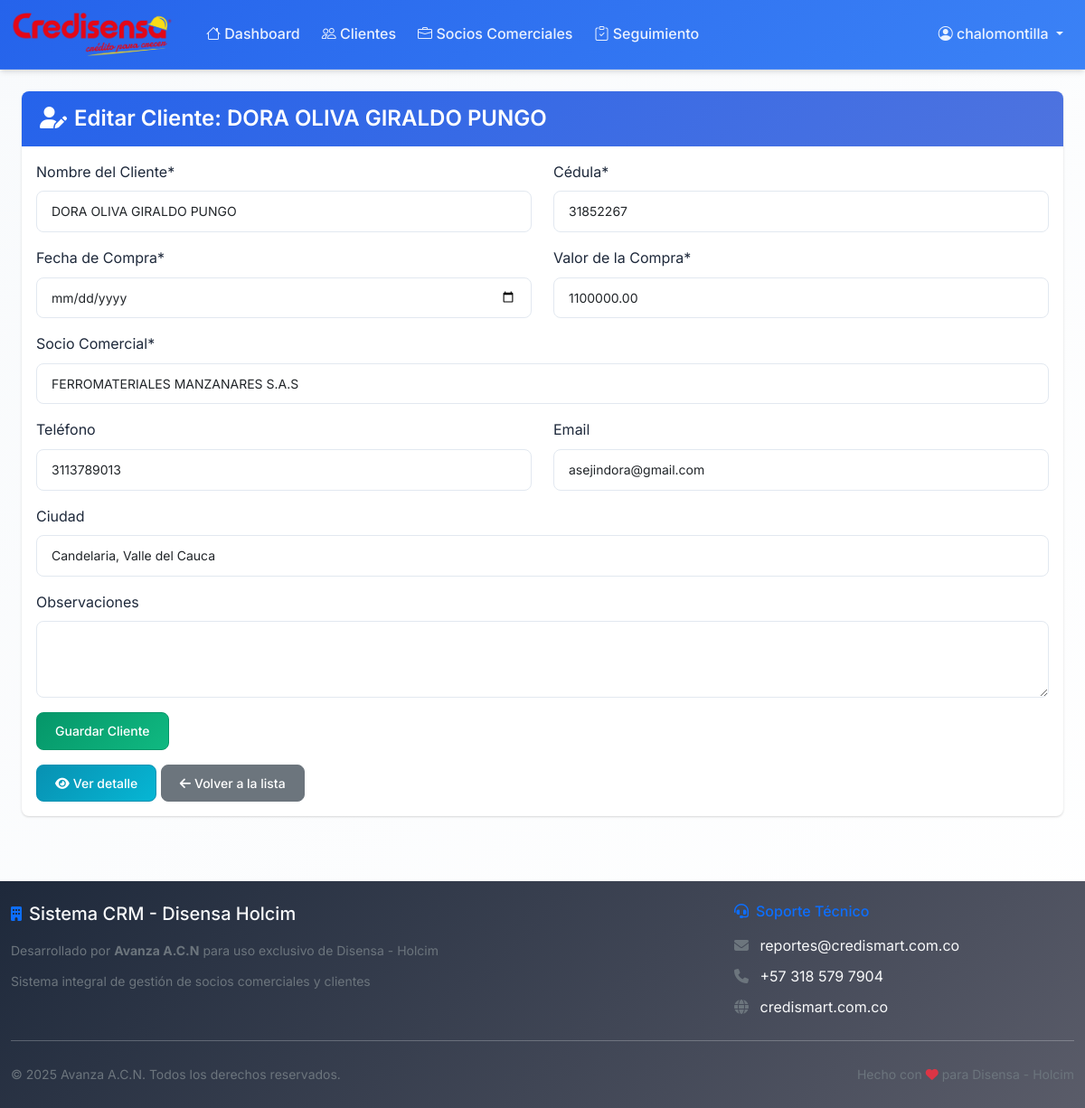
Page /clientes/5/editar/ (signed in) on the committed database.
### clientes/models.py (models this page shows, shortened)
class Cliente(models.Model):
    nombre = models.CharField(max_length=200, verbose_name="Nombre del Cliente")
    cedula = models.CharField(max_length=20, unique=True, verbose_name="Cédula")
    fecha_compra = models.DateField(verbose_name="Fecha de Compra")
    valor_compra = models.DecimalField(
        max_digits=12,
        decimal_places=2,
        validators=[MinValueValidator(Decimal('0.01'))],
        verbose_name="Valor de la Compra"
    )
    socio_comercial = models.ForeignKey(
        SocioComercial,
        on_delete=models.CASCADE,
        verbose_name="Socio Comercial",
        related_name='clientes'
    )
    telefono = models.CharField(max_length=20, verbose_name="Teléfono", blank=True)
    email = models.EmailField(verbose_name="Email", blank=True)
    ciudad = models.CharField(max_length=100, verbose_name="Ciudad", blank=True)
    observaciones = models.TextField(verbose_name="Observaciones", blank=True)
    fecha_creacion = models.DateTimeField(auto_now_add=True)
    fecha_actualizacion = models.DateTimeField(auto_now=True)
    class Meta:
        verbose_name = "Cliente"
        verbose_name_plural = "Clientes"
        ordering = ['-fecha_compra']

### socios/models.py (models this page shows, shortened)
class SocioComercial(models.Model):
    nombre = models.CharField(max_length=200, verbose_name="Nombre del Socio")
    fecha_ingreso = models.DateField(verbose_name="Fecha de Ingreso al Convenio")
    ciudad_sede = models.CharField(max_length=100, verbose_name="Ciudad de la Sede")
    documento_contrato = models.FileField(
        upload_to='contratos/',
        validators=[FileExtensionValidator(allowed_extensions=['pdf', 'doc', 'docx'])],
        verbose_name="Documento del Contrato",
        blank=True,
        null=True
    )
    activo = models.BooleanField(default=True, verbose_name="Activo")
    telefono = models.CharField(max_length=20, verbose_name="Teléfono", blank=True)
    email = models.EmailField(verbose_name="Email", blank=True)
    fecha_creacion = models.DateTimeField(auto_now_add=True)
    fecha_actualizacion = models.DateTimeField(auto_now=True)
    class Meta:
        verbose_name = "Socio Comercial"
        verbose_name_plural = "Socios Comerciales"
        ordering = ['-fecha_creacion']
    def __str__(self):
        return self.nombre

### clientes/views.py (the view, shortened to what this page needs)
# urls.py: path('<int:pk>/editar/', views.ClienteUpdateView.as_view(), name='editar'),
class ClienteUpdateView(LoginRequiredMixin, UpdateView):
    model = Cliente
    form_class = ClienteForm
    template_name = 'clientes/editar.html'

### templates/clientes/editar.html (shortened to what this page needs)
{% extends "base.html" %}
{% load crispy_forms_tags %}
{% block content %}
<div class="container-fluid">
    <div class="row">
        <div class="col-md-12">
            <div class="card">
                <div class="card-header">
                    <h4 class="card-title">
                        <i class="fas fa-user-edit me-2"></i>Editar Cliente: {{ object.nombre }}
                    </h4>
                </div>
                <div class="card-body">
                    <form method="post" novalidate>
                        {% crispy form %}
                    </form>
                    <div class="mt-3">
                        <a href="{% url 'clientes:detalle' object.pk %}" class="btn btn-info">
                            <i class="fas fa-eye me-1"></i>Ver detalle
                        </a>
                        <a href="{% url 'clientes:lista' %}" class="btn btn-secondary">
                            <i class="fas fa-arrow-left me-1"></i>Volver a la lista
                        </a>
                    </div>
                </div>
            </div>
        </div>
    </div>
</div>
{% endblock %}

### templates/base.html (shortened to what this page needs)
<!DOCTYPE html>
<html lang="es">
<head>
    <link href="https://cdn.jsdelivr.net/npm/bootstrap@5.1.3/dist/css/bootstrap.min.css" rel="stylesheet">
    <link href="https://cdn.jsdelivr.net/npm/bootstrap-icons@1.8.1/font/bootstrap-icons.css" rel="stylesheet">
    <link href="https://cdnjs.cloudflare.com/ajax/libs/font-awesome/6.4.0/css/all.min.css" rel="stylesheet">
    {% load static %}
    {% load crispy_forms_tags %}
    <link rel="stylesheet" href="{% static 'css/main.css' %}">
</head>
<body>
    <nav class="navbar navbar-expand-lg navbar-dark" style="background: linear-gradient(135deg, #2563eb, #3b82f6);">
        <div class="container-fluid">
            <a class="navbar-brand d-flex align-items-center" href="{% url 'dashboard:home' %}">
                <img src="{% static 'img/credisensa-logo.png' %}" alt="Credisensa" class="me-2" style="height: 50px; max-width: 180px;" onerror="this.style.display='none'; document.getElementById('navbar-text-logo').style.display='inline';">
            </a>
            <div class="collapse navbar-collapse" id="navbarNav">
                <ul class="navbar-nav me-auto">
                    <li class="nav-item">
                        <a class="nav-link" href="{% url 'dashboard:home' %}">
                            <i class="bi bi-house"></i> Dashboard
                        </a>
                    </li>
                    <li class="nav-item">
                        <a class="nav-link" href="{% url 'clientes:lista' %}">
                            <i class="bi bi-people"></i> Clientes
                        </a>
                    </li>
                    <li class="nav-item">
                        <a class="nav-link" href="{% url 'socios:lista' %}">
                            <i class="bi bi-briefcase"></i> Socios Comerciales
                        </a>
                    </li>
                    <li class="nav-item">
                        <a class="nav-link" href="{% url 'seguimiento:lista' %}">
                            <i class="bi bi-clipboard-check"></i> Seguimiento
                        </a>
                    </li>
                </ul>
                <ul class="navbar-nav">
                    {% if user.is_authenticated %}
                        <li class="nav-item dropdown">
                            <a class="nav-link dropdown-toggle" href="#" id="userDropdown" role="button" data-bs-toggle="dropdown">
                                <i class="bi bi-person-circle"></i> {{ user.get_full_name|default:user.username }}
                            </a>
                        </li>
                    {% else %}
                        <li class="nav-item">
                            <a class="nav-link" href="{% url 'accounts:login' %}">
                                <i class="bi bi-box-arrow-in-right"></i> Iniciar Sesión
                            </a>
                        </li>
                    {% endif %}
                </ul>
            </div>
        </div>
    </nav>
    <div class="container-fluid mt-4" style="min-height: calc(100vh - 200px);">
        {% block content %}
        {% endblock %}
    </div>
    <footer class="bg-dark text-light py-4 mt-5">
        <div class="container-fluid">
            <div class="row">
                <div class="col-md-8">
                    <div class="d-flex align-items-center mb-3">
                        <i class="fas fa-building me-2 text-primary"></i>
                        <h5 class="mb-0">Sistema CRM - Disensa Holcim</h5>
                    </div>
                    <p class="text-muted mb-2">
                        <small>Desarrollado por <strong>Avanza A.C.N</strong> para uso exclusivo de Disensa - Holcim</small>
                    </p>
                    <p class="text-muted mb-0">
                        <small>Sistema integral de gestión de socios comerciales y clientes</small>
                    </p>
                </div>
                <div class="col-md-4">
                    <h6 class="text-primary mb-3">
                        <i class="fas fa-headset me-2"></i>Soporte Técnico
                    </h6>
                    <p class="mb-2">
                        <i class="fas fa-envelope me-2 text-muted"></i>
                        <a href="mailto:reportes@credismart.com.co" class="text-light text-decoration-none">
                            reportes@credismart.com.co
                        </a>
                    </p>
                    <p class="mb-2">
                        <i class="fas fa-phone me-2 text-muted"></i>
                        <a href="tel:+573185797904" class="text-light text-decoration-none">
                            +57 318 579 7904
                        </a>
                    </p>
                    <p class="mb-0">
                        <i class="fas fa-globe me-2 text-muted"></i>
                        <a href="https://credismart.com.co" target="_blank" class="text-light text-decoration-none">
                            credismart.com.co
                        </a>
                    </p>
                </div>
            </div>
            <hr class="border-secondary my-4">
            <div class="row align-items-center">
                <div class="col-md-6">
                    <small class="text-muted">
                        © {% now "Y" %} Avanza A.C.N. Todos los derechos reservados.
                    </small>
                </div>
                <div class="col-md-6 text-end">
                    <small class="text-muted">
                        Hecho con <i class="fas fa-heart text-danger"></i> para Disensa - Holcim
                    </small>
                </div>
            </div>
        </div>
    </footer>
</body>
</html>

### static/css/main.css (style rules this page uses)
:root { --primary-color: #2563eb; --primary-dark: #1d4ed8; --primary-light: #dbeafe; --secondary-color: #64748b; --success-color: #059669; --danger-color: #dc2626; --warning-color: #d97706; --info-color: #0891b2; --light-color: #ffffff; --light-gray: #f8fafc; --dark-color: #1e293b; --text-muted: #64748b; --border-color: #e2e8f0; --primary-gradient: linear-gradient(135deg, #2563eb, #3b82f6); --success-gradient: linear-gradient(135deg, #059669, #10b981); --warning-gradient: linear-gradient(135deg, #d97706, #f59e0b); --danger-gradient: linear-gradient(135deg, #dc2626, #ef4444); --info-gradient: linear-gradient(135deg, #0891b2, #06b6d4); --dark-gradient: linear-gradient(135deg, #1e293b, #334155); --border-radius: 8px; --border-radius-lg: 12px; --border-radius-xl: 16px; --box-shadow: 0 1px 3px 0 rgba(0, 0, 0, 0.1), 0 1px 2px 0 rgba(0, 0, 0, 0.06); --box-shadow-md: 0 4px 6px -1px rgba(0, 0, 0, 0.1), 0 2px 4px -1px rgba(0, 0, 0, 0.06); --box-shadow-lg: 0 10px 15px -3px rgba(0, 0, 0, 0.1), 0 4px 6px -2px rgba(0, 0, 0, 0.05); --transition: all 0.2s cubic-bezier(0.4, 0, 0.2, 1); --font-family: 'Inter', -apple-system, BlinkMacSystemFont, 'Segoe UI', Roboto, sans-serif; --font-weight-normal: 400; --font-weight-medium: 500; --font-weight-semibold: 600; --font-weight-bold: 700; }
body { font-family: var(--font-family); background: linear-gradient(135deg, var(--light-gray) 0%, var(--light-color) 100%); color: var(--dark-color); line-height: 1.6; font-weight: var(--font-weight-normal); }
.navbar { box-shadow: 0 2px 4px rgba(0,0,0,.08); }
.navbar-brand { font-weight: 600; font-size: 1.5rem; }
.nav-link { font-weight: 500; transition: all 0.3s ease; margin: 0 5px; border-radius: var(--border-radius); }
.card { border: none; border-radius: var(--border-radius); box-shadow: var(--box-shadow); margin-bottom: 1.5rem; transition: all 0.3s ease; }
.card-header { background: linear-gradient(135deg, var(--primary-color), #4e73df); color: white; border-radius: var(--border-radius) var(--border-radius) 0 0 !important; border: none; padding: 1rem 1.25rem; }
.card-header h4, .card-header h5, .card-header h6 { margin: 0; font-weight: 600; }
.btn { border-radius: var(--border-radius); font-weight: 500; padding: 0.5rem 1rem; transition: all 0.3s ease; border: none; }
.btn-primary { background: linear-gradient(135deg, var(--primary-color), #4e73df); }
.btn-success { background: linear-gradient(135deg, var(--success-color), #1cc88a); }
.btn-info { background: linear-gradient(135deg, var(--info-color), #36b9cc); }
.form-control, .form-select { border: 1px solid #d1d3e2; border-radius: var(--border-radius); padding: 0.75rem 1rem; transition: all 0.3s ease; }
footer { background: linear-gradient(135deg, var(--dark-color), #5a5c69); color: white; padding: 2rem 0; margin-top: 3rem; }
.navbar { background: var(--primary-gradient) !important; box-shadow: var(--box-shadow-md); border-bottom: 1px solid rgba(255, 255, 255, 0.1); }
.navbar-brand { font-weight: var(--font-weight-bold); font-size: 1.25rem; color: white !important; }
.navbar-nav .nav-link { color: rgba(255, 255, 255, 0.9) !important; font-weight: var(--font-weight-medium); padding: 0.5rem 1rem; margin: 0 0.25rem; border-radius: var(--border-radius); transition: var(--transition); }
.btn { font-weight: var(--font-weight-medium); border-radius: var(--border-radius); padding: 0.625rem 1.25rem; font-size: 0.875rem; line-height: 1.4; transition: var(--transition); border: 1px solid transparent; position: relative; overflow: hidden; }
.btn-primary { background: var(--primary-gradient); border-color: var(--primary-color); color: white; }
.btn-success { background: var(--success-gradient); border-color: var(--success-color); color: white; }
.btn-info { background: var(--info-gradient); border-color: var(--info-color); color: white; }
.btn-secondary { background: #6c757d; border-color: #6c757d; color: white; }
.form-control, .form-select { border: 1px solid var(--border-color); border-radius: var(--border-radius); padding: 0.75rem 1rem; font-size: 0.875rem; line-height: 1.4; transition: var(--transition); background: var(--light-color); }

### templates/base.html (style rules this page uses)
.navbar-brand { font-weight: bold; }

### rows in the picture
Cliente: nombre "DORA OLIVA GIRALDO PUNGO", cedula "31852267", valor_compra "1100000.00", socio_comercial "FERROMATERIALES MANZANARES S.A.S", telefono "3113789013", email "asejindora@gmail.com", ciudad "Candelaria, Valle del Cauca"

### other values in the picture
{{ user.get_full_name|default:user.username }} "chalomontilla"
